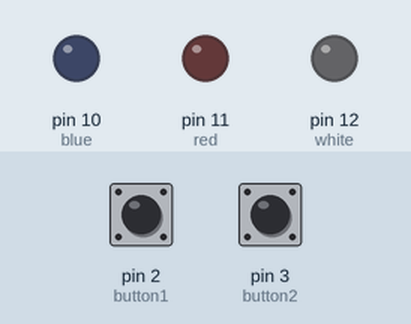
This sketch was run on a simulated Arduino Uno, built with avr-gcc and run on an emulated ATmega328P. Shown: output pins drawn as LEDs (lit = HIGH). The inputs (shaded band) are chosen by the test bench; at power-on: pin 2 (button1) HIGH, pin 3 (button2) HIGH. What the sketch prints to the serial monitor is not drawn.

Above: at 1.2 s.
1.3 s: pin 2 (button1) pulled LOW for 0.15 s
At 1.7 s:
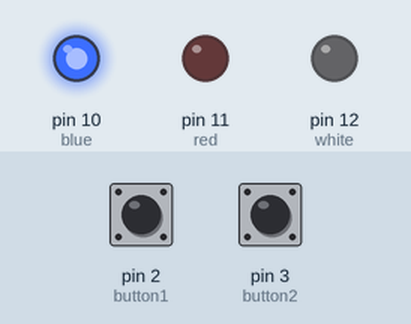
2.9 s: pin 2 (button1) pulled LOW for 1 s
At 4.5 s:
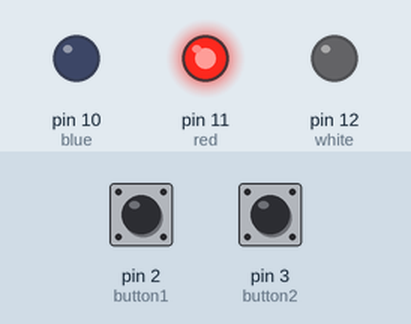
5.4 s: pin 3 (button2) pulled LOW for 0.15 s
At 6.3 s:
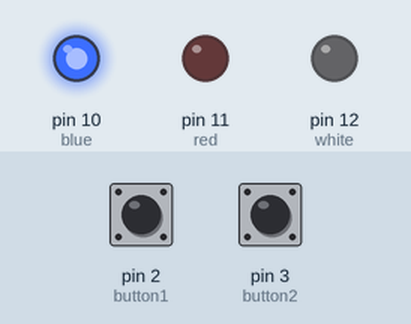
7.1 s: pin 3 (button2) pulled LOW for 1 s
At 8.6 s:
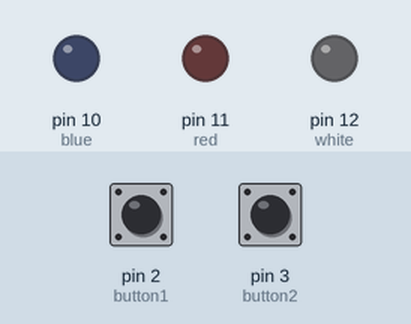
9.6 s: pin 2 (button1) pulled LOW for 3.2 s
At 13.3 s:
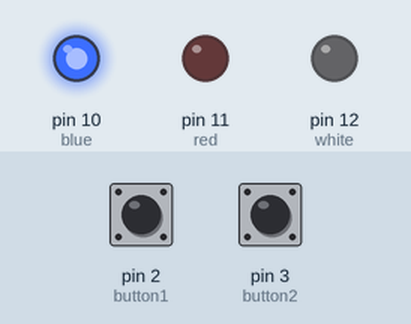
14.3 s: pin 3 (button2) pulled LOW for 3.2 s
At 18.2 s:
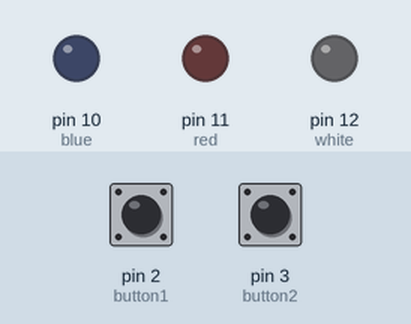
Timing chart, 0 to 19.7 s (numbered marks = the images above; inputs shaded):
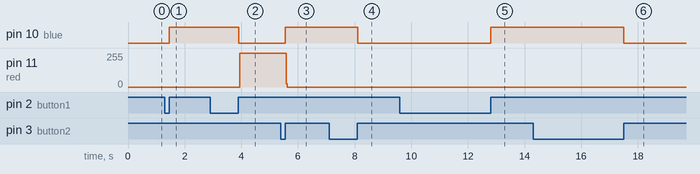

Measured:
- after the input at 1.3 s, pin 10 (blue): LOW → HIGH after 0.15 s
- after the input at 2.9 s, pin 10 (blue): HIGH → LOW after 1.0 s; pin 11 (red): 0/255 → 252/255 after 1.0 s
- after the input at 5.4 s, pin 10 (blue): LOW → HIGH after 0.15 s; pin 11 (red): 252/255 → 0/255 after 0.19 s
- after the input at 7.1 s, pin 10 (blue): HIGH → LOW after 1.0 s
- after the input at 9.6 s, pin 10 (blue): LOW → HIGH after 3.2 s
- after the input at 14.3 s, pin 10 (blue): HIGH → LOW after 3.2 s

The sketch:

jkang87Lab2.ino
```cpp
//Name: Jonathan Kang
//UIN: 677480333
//NetID: jkang87
//Lab 2, Three Bit Counter

//~1 PM, 9/13/24
//TA Ethan Ky

//Description:
//Two buttons are used to control the three leds used as binary digits.
//One button increases "presses" by 1, the other button decreases it by 1.
//Debouncing has been implemented on the buttons to make sure it accurately
//Blue led = first digit, Red led = second digit, white led = third digit
//The number created by "presses" is converted into binary
//for the leds to use.

//Assumption:
//One button increases number by 1 (until 7), another button decreases number by 0 (until 0)
//Assuming that that's how the button works above.
//Putting buttons before the leds as the correct call

//References used:
//https://docs.arduino.cc/built-in-examples/digital/Button/ to learn about wiring for buttons
//https://www.ladyada.net/learn/arduino/lesson5.html for learning about leds and buttons together
//https://docs.arduino.cc/built-in-examples/digital/Debounce/ debouncing
//https://instructables.com/Understanding-the-Pull-up-Resistor-With-Arduino/ pull down resistor
//https://www.ladyada.net/learn/arduino/lesson5.html button press memory
//https://www.scaler.com/topics/decimal-to-binary-in-cpp/ number to binary conversion
const int button1 = 2; //pin 2, INCREASE
const int button2 = 3; //pin 3, DECREASE
const int white = 12; //pin 12, white led
const int red = 11; //pin 11, red led
const int blue = 10; //pin 10, blue led
unsigned long lastDebounce1Time = 0; //debounce button1
unsigned long lastDebounce2Time = 0; //debounce button2
unsigned long debounceDelay = 80; //delay 80 ms
int val1; //button1 pressed or not?
int val2; //button2 pressed or not?
int button1State; //records val1 values for loop
int button2State; //records val2 values for loop

int presses = 0; //0-7

void setup() {

  Serial.begin(9600); //as a check
  pinMode(white, OUTPUT); //third (white)
  pinMode(red, OUTPUT); //second (red)
  pinMode(blue, OUTPUT); //first (blue)
  pinMode(button1, INPUT); //INCREASE
  pinMode(button2, INPUT); //DECREASE
  button1State = digitalRead(button1); //starts status for button1
  button2State = digitalRead(button2); //starts status for button2

}
//NOTE: if statements are mostly doubled to take account of two different buttons
void loop() {
  //edge case for when 0 presses
  if(presses == 0){
    digitalWrite(blue, LOW);
  }

  val1 = digitalRead(button1); //get button1 val
  val2 = digitalRead(button2); //get button2 val

  //check if current val is same as the previous state for both buttons
  //if not the same, record time value to the debounce for either one
  if(val1 != button1State){
    lastDebounce1Time = millis();
  }
  if(val2 != button2State){
    lastDebounce2Time = millis();
  }

  //if the time minus the previous debounce time is greater than the delay (80)...
  //and if the value isn't the same as the previous value (again)
  //the previous value variable becomes the current one
  //checks both buttons
  if((millis() - lastDebounce1Time) > debounceDelay){
    if(val1 != button1State){
      button1State = val1;
    }
  }
  if((millis() - lastDebounce2Time) > debounceDelay){
    if(val2 != button2State){
      button2State = val2;
    }
  }

  //button1 pressed and different?
  //increase press count if it's less than 6
  if(val1 == HIGH && val1 != button1State && presses <= 6){
    presses++;
  }

  //button2 pressed and differnt?
  //decrease press count if it's more than 1
  if(val2 == HIGH && val2 != button2State && presses >= 1){
    presses--;
  }

  //create a copy of press count as binary (as it'll be altered)
  int binary = presses;
  //press to binary string conversion, technically in reverse binary
  String conversion = "";

  //line 58 covers press count 0, 1-7 is covered here
  while(binary != 0){
    conversion += (binary % 2 ? "1" : "0"); //if remainder of binary is 1, +1 to string, vice versa
    binary /= 2; //divide binary by 2 for next while loop check

    //leftmost conversion number determines blue
    if(conversion[0] == '1'){
      digitalWrite(blue, HIGH);
    }
    else digitalWrite(blue, LOW);

    //middle conversion number determines red
    if(conversion[1] == '1'){
      digitalWrite(red, HIGH);
    }
    else digitalWrite(red, LOW);

    //rightmost number determines white
    if(conversion[2] == '1'){
      digitalWrite(white, HIGH);
    }
    else digitalWrite(white, LOW);
  }

  Serial.println(presses); //press check

  //new "previous" states are the vals, used for the next loop
  button1State = val1;
  button2State = val2;
}
```
